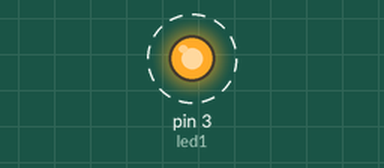
Recording of a sketch running on a simulated Arduino Uno, built with avr-gcc and run on an emulated ATmega328P. Parts: output pins drawn as LEDs (lit = HIGH). Dashed ring = blinking.

Above: at 0.2 s.
Timing chart, 0 to 3.0 s (numbered marks = the images above):
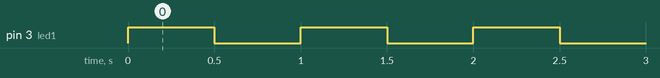

The sketch:

blinking_the_LED.ino
```cpp
int led1 = 3;
void setup() {
  // put your setup code here, to run once:
  pinMode(led1 , OUTPUT); //as led gives the output
}

void loop() {
  // put your main code here, to run repeatedly:
  digitalWrite(led1 , HIGH); //to glow the led
  delay(500); //giving time delay in milli sec
  digitalWrite(led1 , LOW);  //to turn of the led
  delay(500);

}
```

Measured:
- by itself, pin 3 (led1): alternates HIGH for 0.50 s and LOW for 0.50 s
